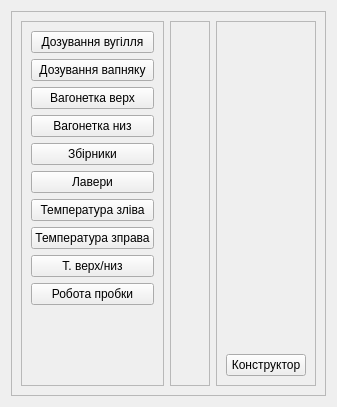
     <widget class="QWidget" name="tab_5">
      <attribute name="title">
       <string>Газова піч</string>
      </attribute>
      <layout class="QHBoxLayout" name="horizontalLayout_11">
       <item>
        <widget class="QFrame" name="frame_6">
         <property name="frameShape">
          <enum>QFrame::StyledPanel</enum>
         </property>
         <property name="frameShadow">
          <enum>QFrame::Raised</enum>
         </property>
         <layout class="QHBoxLayout" name="horizontalLayout_10">
          <item>
           <widget class="QFrame" name="frame_Reg_6">
            <property name="frameShape">
             <enum>QFrame::StyledPanel</enum>
            </property>
            <property name="frameShadow">
             <enum>QFrame::Sunken</enum>
            </property>
            <layout class="QVBoxLayout" name="verticalLayout_16">
             <item>
              <widget class="QPushButton" name="trend1_trend_5_0">
               <property name="text">
                <string>Дозування вугілля</string>
               </property>
              </widget>
             </item>
             <item>
              <widget class="QPushButton" name="trend2_trend_5_0">
               <property name="text">
                <string>Дозування вапняку</string>
               </property>
              </widget>
             </item>
             <item>
              <widget class="QPushButton" name="trend3_trend_5_0">
               <property name="text">
                <string>Вагонетка верх</string>
               </property>
              </widget>
             </item>
             <item>
              <widget class="QPushButton" name="trend8_trend_5_0">
               <property name="text">
                <string>Вагонетка низ</string>
               </property>
              </widget>
             </item>
             <item>
              <widget class="QPushButton" name="trend4_trend_5_0">
               <property name="text">
                <string>Збірники</string>
               </property>
              </widget>
             </item>
             <item>
              <widget class="QPushButton" name="trend5_trend_5_0">
               <property name="text">
                <string>Лавери</string>
               </property>
              </widget>
             </item>
             <item>
              <widget class="QPushButton" name="trend6_trend_5_0">
               <property name="text">
                <string>Температура зліва</string>
               </property>
              </widget>
             </item>
             <item>
              <widget class="QPushButton" name="trend7_trend_5_0">
               <property name="text">
                <string>Температура зправа</string>
               </property>
              </widget>
             </item>
             <item>
              <widget class="QPushButton" name="trend9_trend_5_0">
               <property name="text">
                <string>Т. верх/низ</string>
               </property>
              </widget>
             </item>
             <item>
              <widget class="QPushButton" name="trend10_trend_5_0">
               <property name="text">
                <string>Робота пробки</string>
               </property>
              </widget>
             </item>
             <item>
              <spacer name="verticalSpacer_16">
               <property name="orientation">
                <enum>Qt::Vertical</enum>
               </property>
               <property name="sizeHint" stdset="0">
                <size>
                 <width>20</width>
                 <height>71</height>
                </size>
               </property>
              </spacer>
             </item>
            </layout>
           </widget>
          </item>
          <item>
           <widget class="QFrame" name="frame_Val_6">
            <property name="frameShape">
             <enum>QFrame::StyledPanel</enum>
            </property>
            <property name="frameShadow">
             <enum>QFrame::Sunken</enum>
            </property>
            <layout class="QVBoxLayout" name="verticalLayout_17">
             <item>
              <spacer name="verticalSpacer_17">
               <property name="orientation">
                <enum>Qt::Vertical</enum>
               </property>
               <property name="sizeHint" stdset="0">
                <size>
                 <width>20</width>
                 <height>145</height>
                </size>
               </property>
              </spacer>
             </item>
            </layout>
           </widget>
          </item>
          <item>
           <widget class="QFrame" name="frame_Other_6">
            <property name="frameShape">
             <enum>QFrame::StyledPanel</enum>
            </property>
            <property name="frameShadow">
             <enum>QFrame::Sunken</enum>
            </property>
            <layout class="QVBoxLayout" name="verticalLayout_18">
             <item>
              <spacer name="verticalSpacer_18">
               <property name="orientation">
                <enum>Qt::Vertical</enum>
               </property>
               <property name="sizeHint" stdset="0">
                <size>
                 <width>20</width>
                 <height>145</height>
                </size>
               </property>
              </spacer>
             </item>
             <item>
              <widget class="QPushButton" name="construct_trend_5_0">
               <property name="text">
                <string>Конструктор</string>
               </property>
              </widget>
             </item>
            </layout>
           </widget>
          </item>
         </layout>
        </widget>
       </item>
      </layout>
     </widget>
